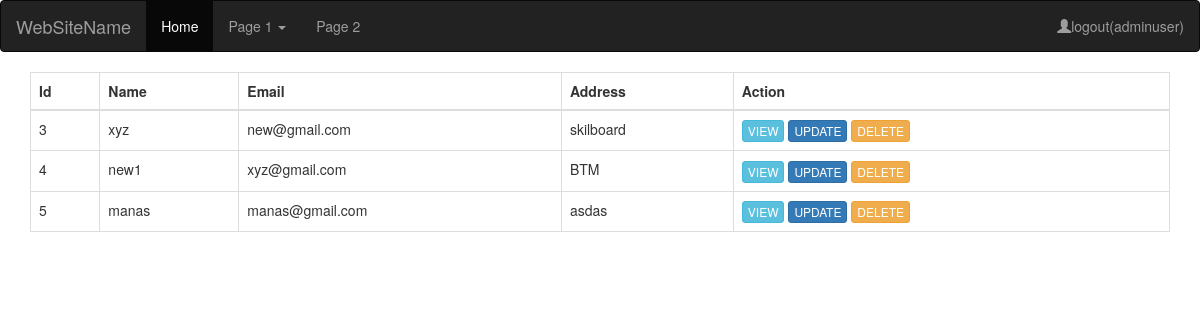
The app's page /student/index (signed in) with its own data.
### student/models.py (models this page shows, shortened)
class Student(models.Model):
    stu_name = models.CharField(max_length=50)
    stu_email = models.EmailField(unique=True)
    stu_address = models.CharField(max_length=250)
    class Meta:
        db_table='student'

### student/views.py (the view)
@login_required(login_url='/sites/signin')
def index(request):
    data = Student.objects.all()
    return render(request, 'stu/index.html',{'data':data})

### student/templates/stu/index.html (shortened to what this page needs)
{% extends 'layout.html' %}
{% block content %}
<table class="table table-bordered">
    <thead>
      <tr>
        <th>Id</th>
        <th>Name</th>
        <th>Email</th>
          <th>Address</th>
          <th>Action</th>
      </tr>
    </thead>
    <tbody>
      {% for row in data %}
       <tr>
           <td>{{ row.id }}</td>
           <td>{{ row.stu_name }}</td>
           <td>{{ row.stu_email }}</td>
           <td>{{ row.stu_address }}</td>
           <td>
               <span><a class="btn btn-info btn-xs" href="/student/view/{{ row.id }}">VIEW</a></span>
               <span><a class="btn btn-primary btn-xs" href="/student/update/{{ row.id }}">UPDATE</a></span>
               <span><a class="btn btn-warning btn-xs delete" href="/student/delete/{{ row.id }}">DELETE</a></span>
           </td>
       </tr>
     {% endfor %}
    </tbody>
  </table>
{% endblock %}

### testApp/templates/layout.html (shortened to what this page needs)
<!DOCTYPE html>
<html lang="en">
<head>
  <link rel="stylesheet" href="https://maxcdn.bootstrapcdn.com/bootstrap/3.3.7/css/bootstrap.min.css">
</head>
<body>
<nav class="navbar navbar-inverse">
  <div class="container-fluid">
    <div class="navbar-header">
      <a class="navbar-brand" href="#">WebSiteName</a>
    </div>
    <ul class="nav navbar-nav">
      <li class="active"><a href="#">Home</a></li>
      <li class="dropdown"><a class="dropdown-toggle" data-toggle="dropdown" href="#">Page 1 <span class="caret"></span></a>
      </li>
      <li><a href="#">Page 2</a></li>
    </ul>
    <ul class="nav navbar-nav navbar-right">
      {% if request.user.username %}
        <li><a href="/sites/logout"><span class="glyphicon glyphicon-user"></span>logout({{ request.user.username }})</a></li>
      {% else %}
      <li><a href="/sites/signup"><span class="glyphicon glyphicon-user"></span> Sign Up</a></li>
      <li><a href="/sites/signin"><span class="glyphicon glyphicon-log-in"></span> Login</a></li>
      {% endif %}
    </ul>
  </div>
</nav>
<div class="container">
    {% block content %}
    {% endblock %}
</div>
</body>
</html>

### records on screen
Student: id "3", stu_name "xyz", stu_email "new@gmail.com", stu_address "skilboard"
Student: id "4", stu_name "new1", stu_email "xyz@gmail.com", stu_address "BTM"
Student: id "5", stu_name "manas", stu_email "manas@gmail.com", stu_address "asdas"

### other values on screen
{{ request.user.username }} "adminuser"
